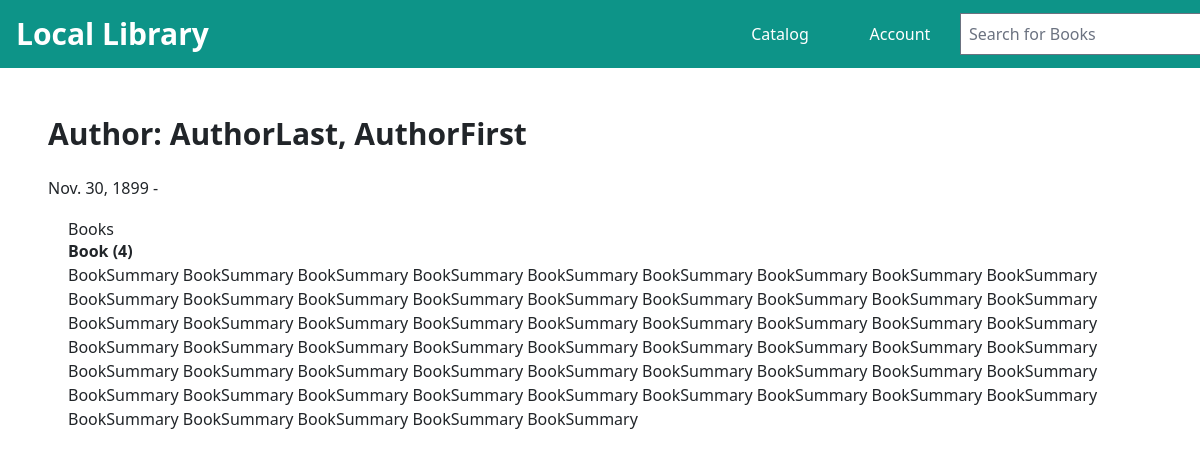
The app's page /catalog/author/1 with its own data.
### catalog/models.py (models this page shows, shortened)
class Author(models.Model):
    first_name = models.CharField(max_length=100)
    last_name = models.CharField(max_length=100)
    date_of_birth = models.DateField(null=True, blank=True)
    date_of_death = models.DateField('died', null=True, blank=True)
    class Meta:
        ordering = ['last_name', 'first_name']
    def __str__(self):
        return f'{self.last_name}, {self.first_name}'

class Book(models.Model):
    title = models.CharField(max_length=200)
    author = models.ForeignKey(Author, on_delete=models.SET_NULL, null=True)
    summary = models.TextField(max_length=1000, help_text="Enter a brief description of the book")
    isbn = models.CharField('ISBN', max_length=13,
                            unique=True,
                            help_text='13 Character <a href="https://www.isbn-international.org/content/what-isbn'
                                      '">ISBN number</a>')
    genre = models.ManyToManyField(Genre, help_text="Select a genre for this book")
    language = models.ForeignKey('Language', on_delete=models.SET_NULL, null=True)
    class Meta:
        ordering = ['title', 'author']
    def display_genre(self):
        """Creates a string for the Genre. This is required to display genre in Admin."""
        return ', '.join([genre.name for genre in self.genre.all()[:3]])
    display_genre.short_description = 'Genre'
    def __str__(self):
        return self.title

### catalog/views.py (the view)
# urls.py: path('author/<int:pk>', views.AuthorDetailView.as_view(), name='author-detail'),
class AuthorDetailView(generic.DetailView):
    model = Author

### catalog/templates/catalog/author_detail.html
{% extends "base_generic.html" %}
{% block content %}
    <div id="block-content" class="m-5 max-w-[100vw]">
        <h1 class="text-3xl font-semibold my-4">Author: {{ author }} </h1>
        <p>{{author.date_of_birth}} - {% if author.date_of_death %}{{author.date_of_death}}{% endif %}</p>
        <div style="margin-left:20px;margin-top:20px">
            <h4>Books</h4>
            <dl>
                {% for book in author.book_set.all %}
                  <dt><a href="{% url 'book-detail' book.pk %}">{{book}}</a> ({{book.bookinstance_set.all.count}})</dt>
                  <dd>{{book.summary}}</dd>
                {% endfor %}
            </dl>
        </div>
    </div>
{% endblock %}

### records on screen
Author: last_name+first_name "AuthorLast, AuthorFirst", date_of_birth "Nov. 30, 1899"
Book: title "Book", bookinstance_set.all.count "4", summary "BookSummary BookSummary BookSummary BookSummary BookSummary BookSummary BookSummary BookSummary BookSummary BookSummary BookSummary BookSummary BookSummary BookSummary BookSummary BookSummary BookSummary BookSummary BookSummary BookSummary BookSummary BookSummary BookSummary BookSummary BookSummary BookSummary BookSummary BookSummary BookSummary BookSummary BookSummary BookSummary BookSummary BookSummary BookSummary BookSummary BookSummary BookSummary BookSummary BookSummary BookSummary BookSummary BookSummary BookSummary BookSummary BookSummary BookSummary BookSummary BookSummary BookSummary BookSummary BookSummary BookSummary BookSummary BookSummary BookSummary BookSummary BookSummary…"
